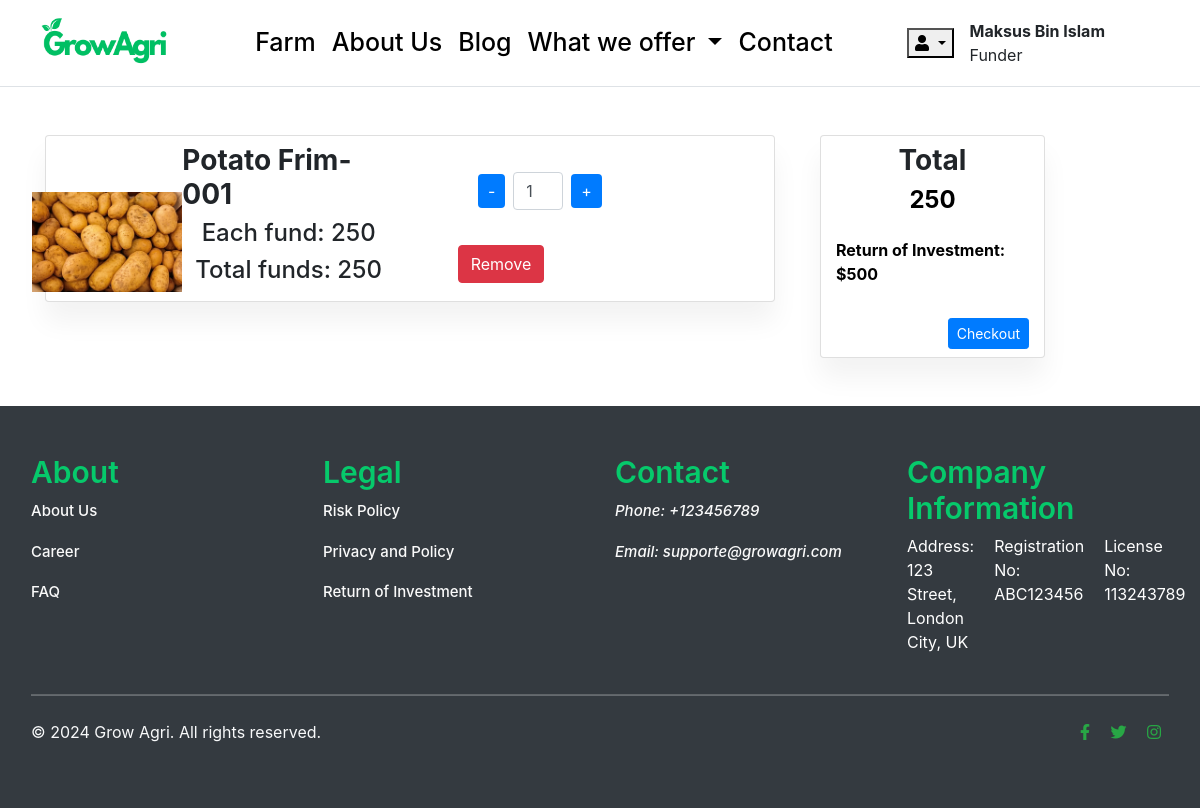
Page /cart/ (signed in) on the earlier database version.
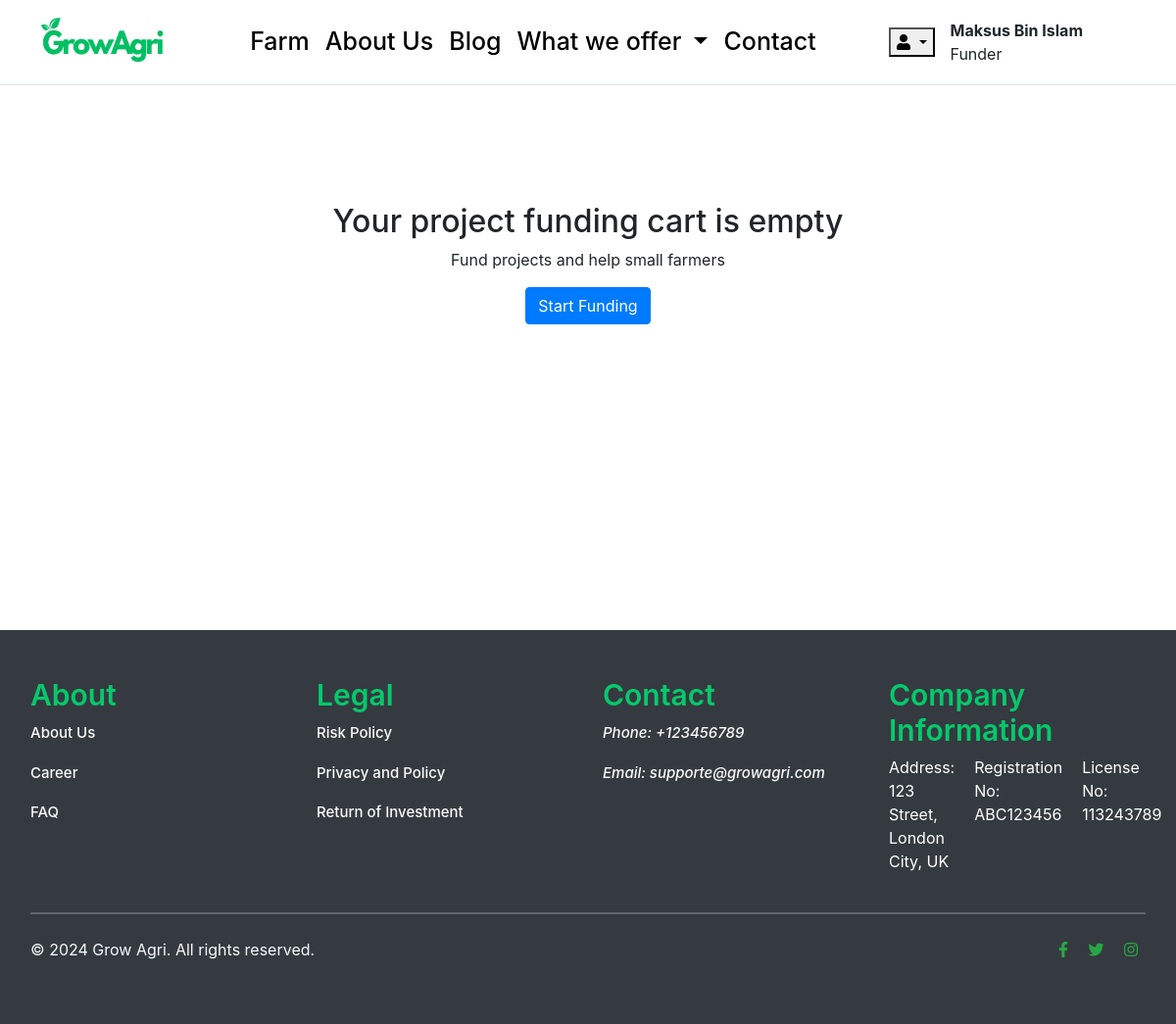
Same page on the later database version.
### carts/models.py (models this page shows, shortened)
class CartItem(models.Model):
    user = models.ForeignKey(Account, on_delete=models.CASCADE, null=True)
    product = models.ForeignKey(Farm, on_delete=models.CASCADE)
    cart    = models.ForeignKey(Cart, on_delete=models.CASCADE, null=True)
    quantity = models.IntegerField()
    is_active = models.BooleanField( default=True)
    def sub_total(self):
        return self.product.price * self.quantity

### farm/models.py (models this page shows, shortened)
class Farm(models.Model):
    farm_name = models.CharField(max_length=200, unique=True)
    slug = models.SlugField(max_length=200, unique=True, blank=True)
    description = models.TextField(max_length=500, blank=True)
    price = models.IntegerField()
    images = models.ImageField(upload_to='photos/farm')
    stock = models.IntegerField()
    is_available = models.BooleanField(default=True)
    category = models.ForeignKey(CropType, on_delete=models.CASCADE)
    created_date = models.DateTimeField(auto_now_add=True)
    modified_date = models.DateTimeField(auto_now=True)
    campaign_status = models.CharField(max_length=20, choices=[('draft', 'Draft'), ('active', 'Active'), ('completed', 'Completed')], default='draft')
    location = models.CharField(max_length=200, default='')  # Location of the farm
    duration = models.IntegerField(default=None, null=True, blank=True)
    custom_percentage = models.FloatField(validators=[MinValueValidator(0)], null=True, blank=True)

### carts/views.py (the view)
# urls.py: path('cart/', include('carts.urls')),
def cart(request, total=0, quantity=0, cart_items=None):
    try:
        if request.user.is_authenticated:
            cart_items = CartItem.objects.filter(user=request.user, is_active=True)
        else:
            cart = Cart.objects.get(cart_id=_cart_id(request))
            cart_items = CartItem.objects.filter(cart=cart, is_active=True)
        for cart_item in cart_items:
            total += (cart_item.product.price * cart_item.quantity)
            quantity += cart_item.quantity
    except ObjectDoesNotExist:
        pass
    context = {
        'total': total,
        'quantity': quantity,
        'cart_items': cart_items,
    }
    return render(request, 'farm/cart.html', context)

### carts/context_processors.py (called while the page is built)
def counter(request):
    cart_count = 0
    if 'admin' in request.path:
        return {}
    else:
        try:
            cart = Cart.objects.filter(cart_id=_cart_id(request))
            if request.user.is_authenticated:
                cart_items = CartItem.objects.all().filter(user=request.user)
            else:
                cart_items = CartItem.objects.filter(cart=cart[:1])
            for cart_item in cart_items:
                cart_count += cart_item.quantity
        except Cart.DoesNotExist:
            cart_count = 0
    return {'cart_count': cart_count}

### carts/views.py (called while the page is built)
def _cart_id(request):
    cart = request.session.session_key
    if not cart:
        cart = request.session.create()
    return cart

### projects/context_processors.py (called while the page is built)
def menu_links(request):
    links = CropType.objects.all()
    return dict(links=links)

### templates/farm/cart.html (shortened to what this page needs)
{% extends 'base.html' %}
{% load static %}
{% block content %}
  {% if not cart_items %}
    <br /><br /><br /><br /><br />
    <div class="container">
      <div class="row">
        <div class="col-md-12 text-center">
          <h2>Your project funding cart is empty</h2>
          <p>Fund projects and help small farmers</p>
          <a href="{% url 'farm' %}" class="btn btn-primary">Start Funding</a>
        </div>
      </div>
    </div>
    <br /><br /><br /><br /><br /> <br /><br /><br /><br /><br /> <br /><br /><br />
  {% else %}
    <div class="container">
      <div class="row">
        <div class="col-md-8">
          {% for cart_item in cart_items %}
            <div class="card my-5">
              <div class="container py-2">
                <div class="row gap-2">
                  <div class="container">
                    <div class="row">
                      <div class="col-md-2 col-sm-12 d-flex justify-content-center align-content-center mt-5">
                        <img src="{{ cart_item.product.images.url }}" height="100" width="200" alt="" />
                      </div>
                      <div class="col-md-4 col-sm-12 d-flex justify-content-center flex-column align-items-center">
                        <h3 class="fw-bold text-sm">{{ cart_item.product.farm_name }}</h3>
                        <h4 class="text-sm">Each fund: {{ cart_item.product.price }}</h4>
                        <h4 class="text-sm">Total funds: {{ cart_item.sub_total }}</h4>
                      </div>
                      <div class="col-md-3 col-sm-12 d-flex justify-content-center flex-column align-items-center">
                        <div class="col-md-6 quantity-input">
                          <a href="{% url 'remove_cart' cart_item.product.id %}" class="btn btn-secondary minus-btn">-</a>
                          <input type="text" class="form-control mx-2 quantity" value="{{ cart_item.quantity }}" style="display: inline-block; width: 50px;" />
                          <a href="{% url 'add_cart' cart_item.product.id %}" class="btn btn-secondary plus-btn">+</a>
                        </div>
                        <a href="{% url 'remove_cart_item' cart_item.product.id %}" class="btn btn-danger remove-btn mt-3" onclick="return confirm('Are you sure upu want to remove this project?')">Remove</a>
                      </div>
                    </div>
                  </div>
                </div>
              </div>
            </div>
          {% endfor %}
        </div>
        <div class="col-md-3">
          <div class="container">
            <div class="row">
              <div class="col-md-12">
                <div class="card my-5">
                  <div class="container py-2">
                    <div class="row">
                      <div class="col-md- col-sm-12 d-flex justify-content-center flex-column align-items-center">
                        <h3 class="fw-bold">Total</h3>
                        <h4 class="fw-bold text_color" id="total">{{ total }}</h4>
                      </div>
                    </div>
                    <div class="row mt-3">
                      <div class="col-md-12">
                        <p class="fw-bold text_color">Return of Investment: $500</p>
                      </div>
                    </div>
                    <div class="row mt-3">
                      <div class="col-md-12 d-flex justify-content-end">
                        <a href="{% url 'checkout' %}" class="btn btn-sm btn-primary">Checkout</a>
                      </div>
                    </div>
                  </div>
                </div>
              </div>
            </div>
          </div>
        </div>
      </div>
    </div>
  {% endif %}
{% endblock %}

Differences in the rows shown:
removed CartItem: product.images (picture), product.farm_name "Potato Frim-001", product.price "250", sub_total "250", quantity "1"
Other differences:
{{ total }}: "250" → (not shown)
text no longer shown: "Total Return of Investment: $500 Checkout"
text now shown: "Your project funding cart is empty Fund projects and help small farmers Start Funding"
